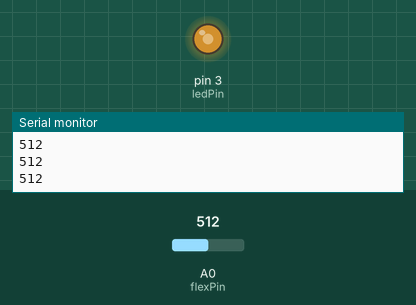
Bench run of a sketch on a simulated Arduino Uno, built with avr-gcc and run on an emulated ATmega328P. Parts: output pins drawn as LEDs (lit = HIGH), the last lines printed to the serial monitor. The test bench sets the inputs (shaded band); at power-on: A0 (flexPin) = 512.

Above: at 1.2 s.
1.3 s: A0 (flexPin) set to 900
At 2.5 s:
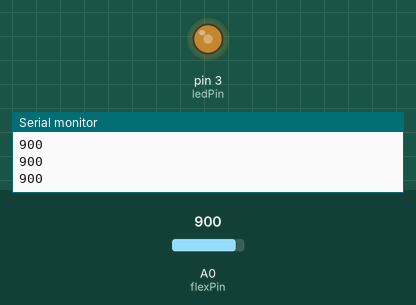
2.8 s: A0 (flexPin) set to 1023
At 3.8 s:
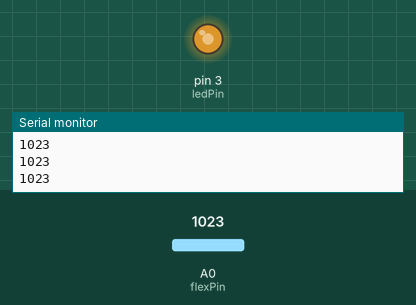
Timing chart, 0 to 5.8 s (numbered marks = the images above; inputs shaded):
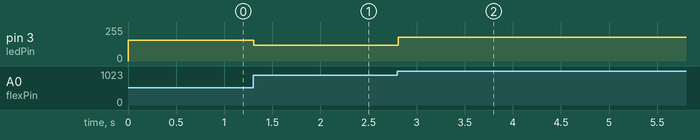

The sketch:

Flex_Sensor+LED.ino
```cpp
/* How to use a flex sensor/resistro - Arduino Tutorial
   Fade an LED with a flex sensor
   More info: http://www.ardumotive.com/how-to-use-a-flex-sensor-en.html
   Dev: Michalis Vasilakis // Date: 9/7/2015 // www.ardumotive.com  */


//Constants:
const int ledPin = 3;   //pin 3 has PWM funtion
const int flexPin = A0; //pin A0 to read analog input

//Variables:
int value; //save analog value

void setup(){
  pinMode(flexPin, INPUT); //Set pin A0 as 'input'
  pinMode(ledPin, OUTPUT);  //Set pin 3 as 'output'
  Serial.begin(9600);       //Begin serial communication
}

void loop(){

  value = analogRead(flexPin);         //Read and save analog value from potentiometer
  Serial.println(value);               //Print value
  value = map(value, 150, 50, 255, 0);//Map value 0-1023 to 0-255 (PWM)
  analogWrite(ledPin, value);          //Send PWM value to led
  delay(100);                          //Small delay

}
```

Measured:
- after the input at 1.3 s, pin 3 (ledPin): 154/255 → 119/255 at once
- after the input at 2.8 s, pin 3 (ledPin): 119/255 → 177/255 at once
